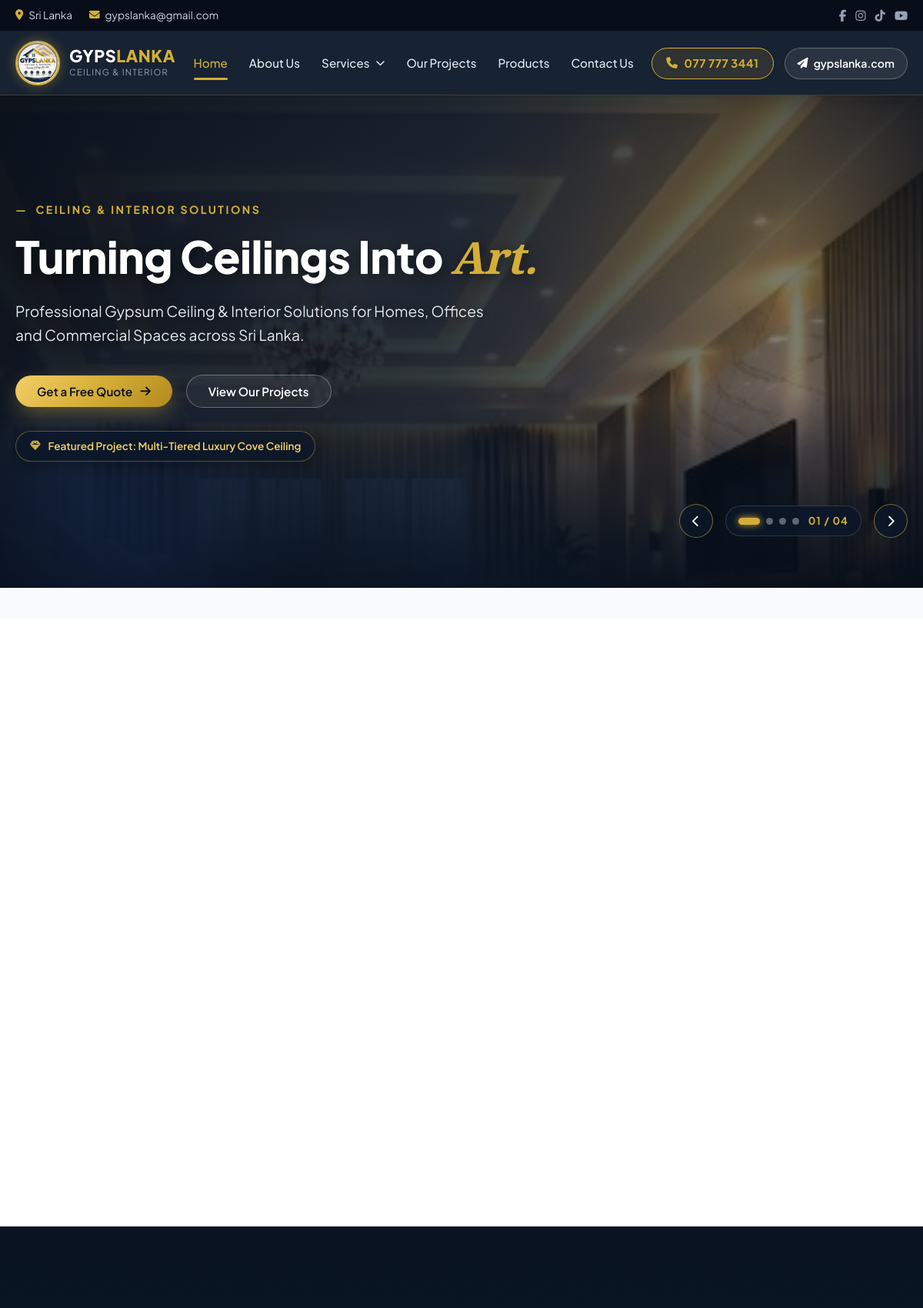
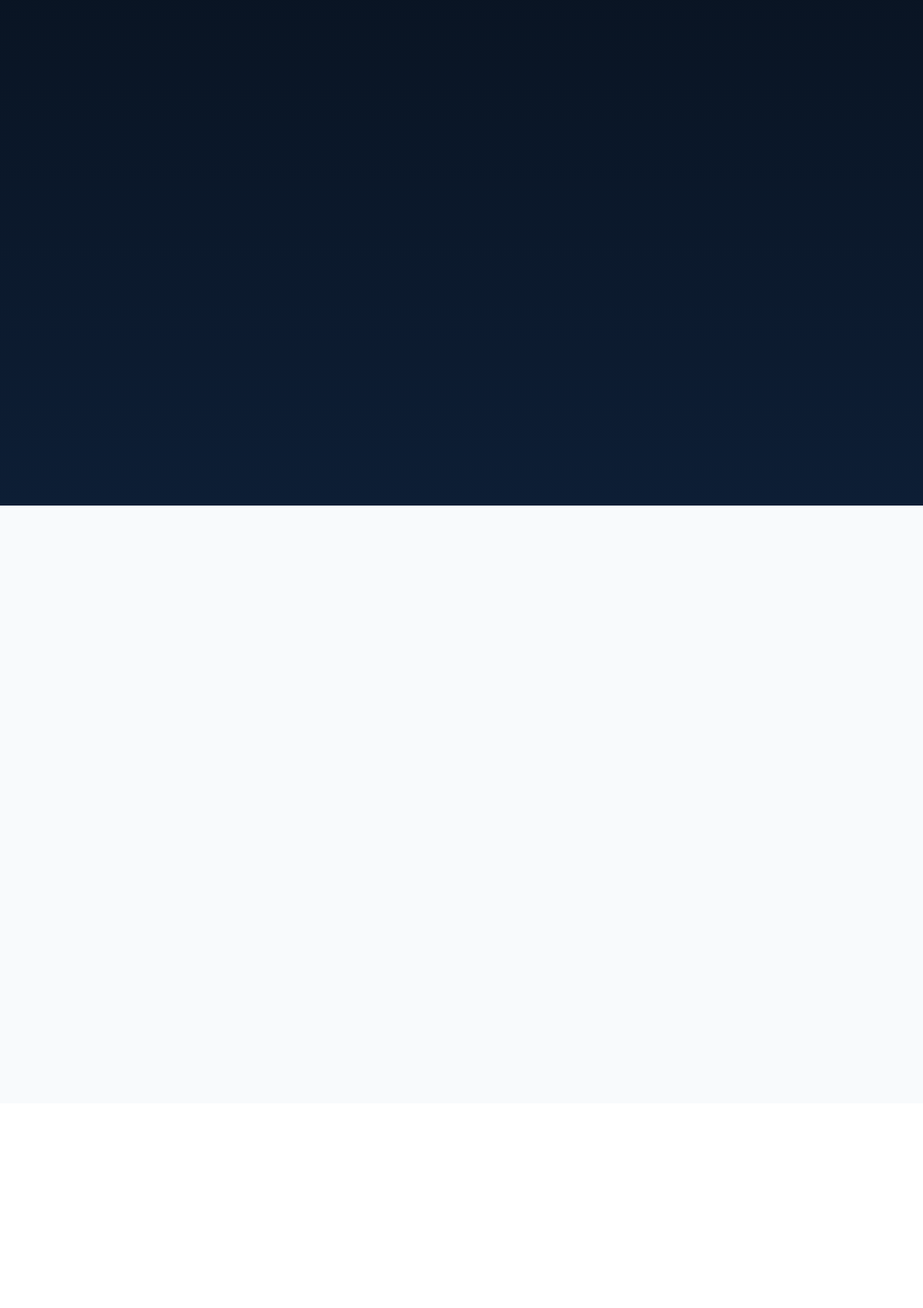
The page / (upper part) on the database its author committed (2 pictures, top to bottom).
### tables this page shows
CREATE TABLE IF NOT EXISTS `hero_slides` (
  `id` int(11) NOT NULL AUTO_INCREMENT,
  `title` varchar(255) NOT NULL,
  `badge` varchar(100) DEFAULT 'CEILING & INTERIOR SOLUTIONS',
  `description` text DEFAULT NULL,
  `image` varchar(255) NOT NULL,
  `btn_text` varchar(50) DEFAULT 'Get a Free Quote',
  `btn_link` varchar(255) DEFAULT '#quoteModal',
  `btn2_text` varchar(50) DEFAULT 'View Our Projects',
  `btn2_link` varchar(255) DEFAULT '#projects',
  `highlight_tag` varchar(150) DEFAULT NULL,
  `display_order` int(11) DEFAULT 0,
  `is_active` tinyint(1) DEFAULT 1,
  `created_at` timestamp NOT NULL DEFAULT CURRENT_TIMESTAMP,
  PRIMARY KEY (`id`)
);

### config/functions.php (called while the page is built, shortened)
<?php
function get_hero_slides($all = false) {
    $db = get_db();
    $defaults = get_default_hero_slides();
    try {
        $db->exec("
            CREATE TABLE IF NOT EXISTS `hero_slides` (
              `id` int(11) NOT NULL AUTO_INCREMENT,
              `title` varchar(255) NOT NULL,
              `badge` varchar(100) DEFAULT 'CEILING & INTERIOR SOLUTIONS',
              `description` text DEFAULT NULL,
              `image` varchar(255) NOT NULL,
              `btn_text` varchar(50) DEFAULT 'Get a Free Quote',
              `btn_link` varchar(255) DEFAULT '#quoteModal',
              `btn2_text` varchar(50) DEFAULT 'View Our Projects',
              `btn2_link` varchar(255) DEFAULT '#projects',
              `highlight_tag` varchar(150) DEFAULT NULL,
              `display_order` int(11) DEFAULT 0,
              `is_active` tinyint(1) DEFAULT 1,
              `created_at` timestamp NOT NULL DEFAULT CURRENT_TIMESTAMP,
              PRIMARY KEY (`id`)
            ) ENGINE=InnoDB DEFAULT CHARSET=utf8mb4 COLLATE=utf8mb4_unicode_ci;
        ");
        $count = (int)$db->query("SELECT COUNT(*) FROM hero_slides")->fetchColumn();
        $sql = "SELECT * FROM hero_slides " . ($all ? "" : "WHERE is_active = 1 ") . "ORDER BY display_order ASC, id ASC";
        $stmt = $db->query($sql);
        $slides = $stmt->fetchAll();
        return !empty($slides) ? $slides : $defaults;
    } catch (Exception $e) {
        error_log("Error fetching hero slides: " . $e->getMessage());
        return $defaults;
    }
}

### index.php (the view, shortened to what this page needs)
<?php
require_once __DIR__ . '/includes/header.php';
$heroSlides = get_hero_slides();
$slideCount = count($heroSlides);
?>
<section class="hero-slider-section" id="heroSliderSection">
    <div class="hero-bg-slider">
        <?php foreach ($heroSlides as $idx => $slide): ?>
            <div class="hero-bg-slide <?= ($idx === 0) ? 'active' : '' ?>"
                 style="background-image: url('<?= htmlspecialchars($slide['image']) ?>');"
                 data-slide="<?= $idx ?>"></div>
        <?php endforeach; ?>
    </div>
    <div class="container hero-slider-container">
        <div class="hero-text-slides">
            <?php foreach ($heroSlides as $idx => $slide): ?>
                <div class="hero-slide <?= ($idx === 0) ? 'active' : '' ?>" data-slide="<?= $idx ?>">
                    <?php if (!empty($slide['badge'])): ?>
                        <div class="hero-badge">
                            <span>&mdash;</span> <?= htmlspecialchars($slide['badge']) ?>
                        </div>
                    <?php endif; ?>
                    <h1 class="hero-title">
                        <?= $slide['title'] ?>
                    </h1>
                    <?php if (!empty($slide['description'])): ?>
                        <p class="hero-desc">
                            <?= htmlspecialchars($slide['description']) ?>
                        </p>
                    <?php endif; ?>
                    <div class="hero-btns">
                        <?php if (!empty($slide['btn_text'])): ?>
                            <a href="<?= htmlspecialchars($slide['btn_link'] ?: '#quoteModal') ?>"
                               class="btn btn-gold <?= (strpos($slide['btn_link'], '#quoteModal') !== false) ? 'open-quote-modal' : '' ?>"
                               <?= (!empty($slide['badge'])) ? 'data-service="' . htmlspecialchars($slide['badge']) . '"' : '' ?>>
                                <?= htmlspecialchars($slide['btn_text']) ?> <i class="fa-solid fa-arrow-right"></i>
                            </a>
                        <?php endif; ?>
                        <?php if (!empty($slide['btn2_text'])): ?>
                            <a href="<?= htmlspecialchars($slide['btn2_link'] ?: '#projects') ?>" class="btn btn-outline-light">
                                <?= htmlspecialchars($slide['btn2_text']) ?>
                            </a>
                        <?php endif; ?>
                    </div>
                    <?php if (!empty($slide['highlight_tag'])): ?>
                        <div class="hero-slide-badge">
                            <i class="fa-solid fa-gem text-gold"></i> <?= htmlspecialchars($slide['highlight_tag']) ?>
                        </div>
                    <?php endif; ?>
                </div>
            <?php endforeach; ?>
        </div>
        <div class="hero-controls">
            <button type="button" class="hero-arrow-btn" id="heroPrevBtn" aria-label="Previous Slide">
                <i class="fa-solid fa-chevron-left"></i>
            </button>
            <div class="hero-dots-wrap">
                <?php foreach ($heroSlides as $idx => $slide): ?>
                    <span class="hero-dot <?= ($idx === 0) ? 'active' : '' ?>" data-slide="<?= $idx ?>"></span>
                <?php endforeach; ?>
                <span class="hero-counter" id="heroCounter">01 / <?= sprintf('%02d', $slideCount) ?></span>
            </div>
            <button type="button" class="hero-arrow-btn" id="heroNextBtn" aria-label="Next Slide">
                <i class="fa-solid fa-chevron-right"></i>
            </button>
        </div>
    </div>
</section>
<section class="about-section" id="about">
    <div class="container">
        <div class="about-grid">
        </div>
    </div>
</section>
<section class="services-section" id="services">
    <div class="container">
        <div class="services-grid">
        </div>
    </div>
</section>
<section class="products-section" id="products">
    <div class="container">
        <div class="products-grid">
        </div>
    </div>
</section>
<section class="projects-section" id="projects">
    <div class="container">
    </div>
</section>
<?php require_once __DIR__ . '/includes/footer.php'; ?>

### rows shown on the page
hero_slides: image (picture), badge "CEILING & INTERIOR SOLUTIONS", title "Turning Ceilings Into Art.", description "Professional Gypsum Ceiling & Interior Solutions for Homes, Offices and Commercial Spaces across Sri Lanka.", btn_text "Get a Free Quote", btn2_text "View Our Projects", highlight_tag "Featured Project: Multi-Tiered Luxury Cove Ceiling"

### other values the page prints
$siteAddress "Sri Lanka"
$siteEmail "gypslanka@gmail.com"
$sitePhone "077 777 3441"
$siteDomain "gypslanka.com"
